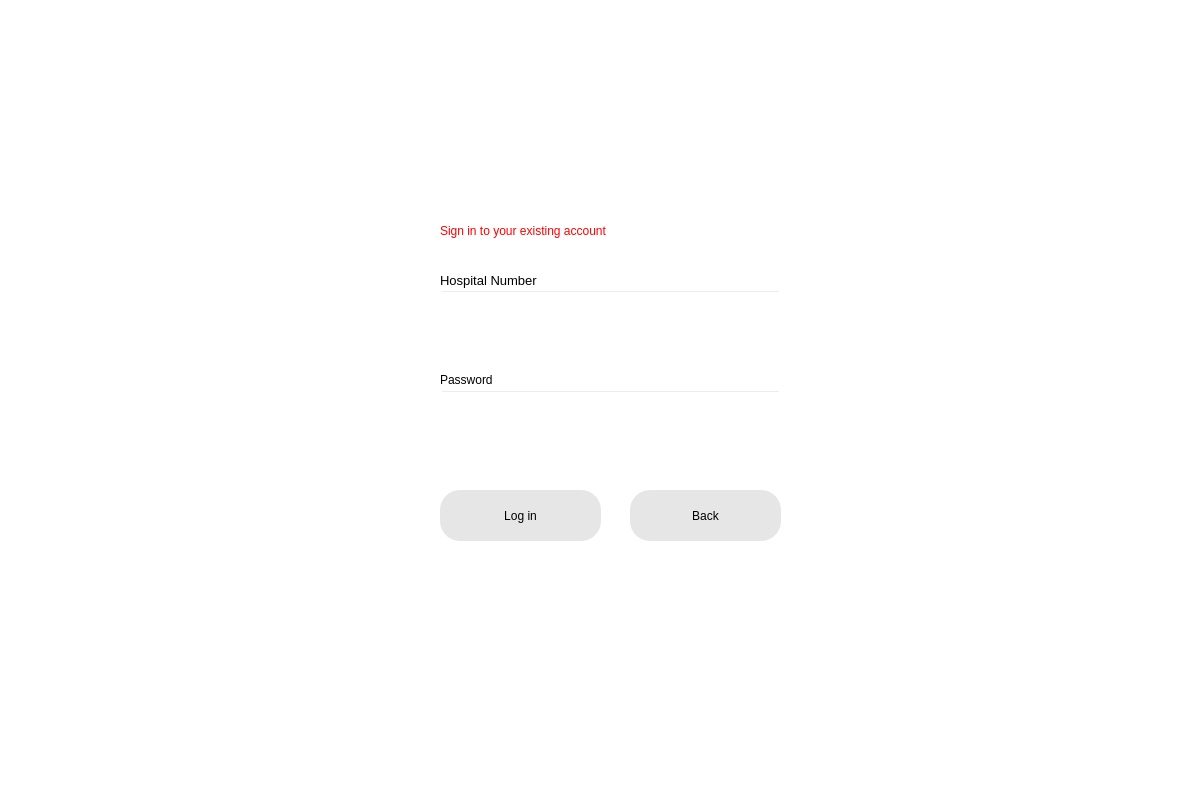
<?xml version="1.0" encoding="UTF-8"?>
<ui version="4.0">
 <class>Dialog</class>
 <widget class="QDialog" name="Dialog">
  <property name="geometry">
   <rect>
    <x>0</x>
    <y>0</y>
    <width>1200</width>
    <height>800</height>
   </rect>
  </property>
  <property name="windowTitle">
   <string>Dialog</string>
  </property>
  <widget class="QWidget" name="bgwidget" native="true">
   <property name="geometry">
    <rect>
     <x>0</x>
     <y>0</y>
     <width>1201</width>
     <height>801</height>
    </rect>
   </property>
   <property name="styleSheet">
    <string notr="true">QWidget#bgwidget{
background-color:qlineargradient(spread:pad, x1:0, y1:0, x2:1, y2:1, stop:0 rgba(255, 255, 255, 255), stop:1 rgba(255, 255, 255, 255));}</string>
   </property>
   <widget class="QLabel" name="label_2">
    <property name="geometry">
     <rect>
      <x>440</x>
      <y>210</y>
      <width>391</width>
      <height>41</height>
     </rect>
    </property>
    <property name="styleSheet">
     <string notr="true">font: 16pt &quot;MS Shell Dlg 2&quot;;color:rgb(255, 0, 0)</string>
    </property>
    <property name="text">
     <string>Sign in to your existing account</string>
    </property>
   </widget>
   <widget class="QPushButton" name="login">
    <property name="geometry">
     <rect>
      <x>440</x>
      <y>490</y>
      <width>161</width>
      <height>51</height>
     </rect>
    </property>
    <property name="styleSheet">
     <string notr="true">QPushButton{
border-radius:20px;
font: 18pt &quot;MS Shell Dlg 2&quot;;
background-color: rgb(230, 230, 230);
}
QPushButton:hover{
background-color: rgb(230, 230, 200);
}
QPushButton:pressed{
background-color: rgb(230, 230, 150);
}</string>
    </property>
    <property name="text">
     <string>Log in</string>
    </property>
   </widget>
   <widget class="QLineEdit" name="emailfield">
    <property name="geometry">
     <rect>
      <x>440</x>
      <y>290</y>
      <width>341</width>
      <height>51</height>
     </rect>
    </property>
    <property name="styleSheet">
     <string notr="true">background-color:rgba(0,0,0,0);
font: 12pt &quot;MS Shell Dlg 2&quot;;</string>
    </property>
   </widget>
   <widget class="QLineEdit" name="passwordfield">
    <property name="geometry">
     <rect>
      <x>440</x>
      <y>390</y>
      <width>341</width>
      <height>51</height>
     </rect>
    </property>
    <property name="styleSheet">
     <string notr="true">background-color:rgba(0,0,0,0);
font: 12pt &quot;MS Shell Dlg 2&quot;;</string>
    </property>
   </widget>
   <widget class="QLabel" name="label_3">
    <property name="geometry">
     <rect>
      <x>440</x>
      <y>270</y>
      <width>131</width>
      <height>20</height>
     </rect>
    </property>
    <property name="font">
     <font>
      <family>MS Shell Dlg 2</family>
      <pointsize>10</pointsize>
      <weight>50</weight>
      <italic>false</italic>
      <bold>false</bold>
     </font>
    </property>
    <property name="styleSheet">
     <string notr="true">font: 10pt &quot;MS Shell Dlg 2&quot;;</string>
    </property>
    <property name="text">
     <string>Hospital Number</string>
    </property>
   </widget>
   <widget class="QLabel" name="label_4">
    <property name="geometry">
     <rect>
      <x>440</x>
      <y>370</y>
      <width>81</width>
      <height>20</height>
     </rect>
    </property>
    <property name="styleSheet">
     <string notr="true">font: 10pt &quot;MS Shell Dlg 2&quot;;</string>
    </property>
    <property name="text">
     <string>Password</string>
    </property>
   </widget>
   <widget class="QLabel" name="error">
    <property name="geometry">
     <rect>
      <x>440</x>
      <y>456</y>
      <width>341</width>
      <height>20</height>
     </rect>
    </property>
    <property name="styleSheet">
     <string notr="true">font: 12pt &quot;MS Shell Dlg 2&quot;; color:red;</string>
    </property>
    <property name="text">
     <string/>
    </property>
   </widget>
   <widget class="QPushButton" name="back">
    <property name="geometry">
     <rect>
      <x>630</x>
      <y>490</y>
      <width>151</width>
      <height>51</height>
     </rect>
    </property>
    <property name="styleSheet">
     <string notr="true">QPushButton{
border-radius:20px;
font: 18pt &quot;MS Shell Dlg 2&quot;;
background-color: rgb(230, 230, 230);
}
QPushButton:hover{
background-color: rgb(230, 230, 200);
}
QPushButton:pressed{
background-color: rgb(230, 230, 150);
}</string>
    </property>
    <property name="text">
     <string>Back</string>
    </property>
   </widget>
  </widget>
 </widget>
 <resources/>
 <connections/>
</ui>
